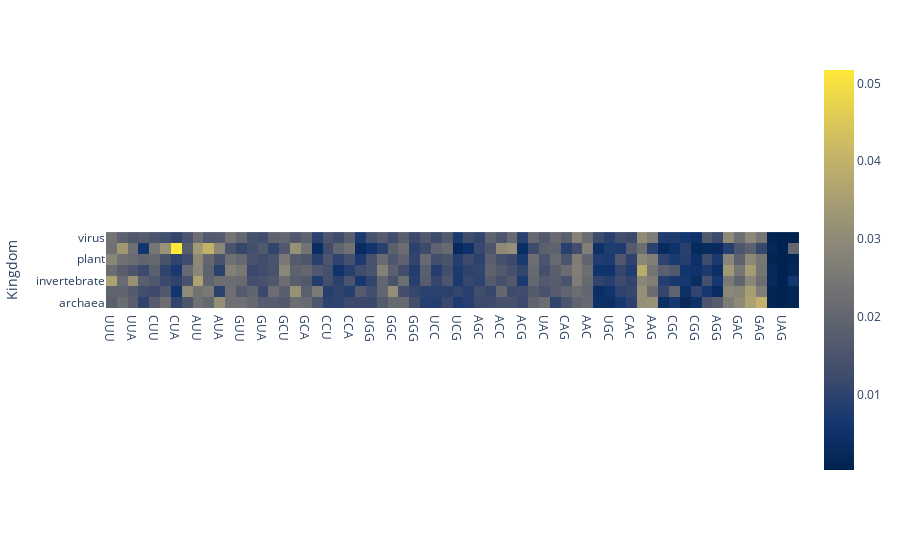

Notebook cell for this chart:
### Code cell
fig = px.imshow(clustergraph_kingdom.groupby(level='Kingdom').mean(
),  color_continuous_scale='Cividis', origin='lower')  # or RdBu_r
fig.update_layout()
fig.show()

### Figure 1 — Plotly figure (JSON) as saved in the notebook; plotly's stock layout.template omitted (floating-point values rounded to 4 significant figures; data arrays with more than 128 entries replaced by an {"elided": "..."} marker saying what was removed)
{"data": [{"coloraxis": "coloraxis", "hovertemplate": "x: %{x}<br>Kingdom: %{y}<br>color: %{z}<extra></extra>", "type": "heatmap", "x": ["UUU", "UUC", "UUA", "UUG", "CUU", "CUC", "CUA", "CUG", "AUU", "AUC", "AUA", "AUG", "GUU", "GUC", "GUA", "GUG", "GCU", "GCC", "GCA", "GCG", "CCU", "CCC", "CCA", "CCG", "UGG", "GGU", "GGC", "GGA", "GGG", "UCU", "UCC", "UCA", "UCG", "AGU", "AGC", "ACU", "ACC", "ACA", "ACG", "UAU", "UAC", "CAA", "CAG", "AAU", "AAC", "UGU", "UGC", "CAU", "CAC", "AAA", "AAG", "CGU", "CGC", "CGA", "CGG", "AGA", "AGG", "GAU", "GAC", "GAA", "GAG", "UAA", "UAG", "UGA"], "y": ["archaea", "bacteria", "invertebrate", "phage", "plant", "vertebrate", "virus"], "z": {"elided": "7x64 float values"}}], "layout": {"coloraxis": {"colorscale": [[0, "#00224e"], [0.1111, "#123570"], [0.2222, "#3b496c"], [0.3333, "#575d6d"], [0.4444, "#707173"], [0.5556, "#8a8678"], [0.6667, "#a59c74"], [0.7778, "#c3b369"], [0.8889, "#e1cc55"], [1, "#fee838"]]}, "margin": {"t": 60}, "xaxis": {"constrain": "domain", "scaleanchor": "y"}, "yaxis": {"autorange": true, "constrain": "domain", "title": {"text": "Kingdom"}}}}
